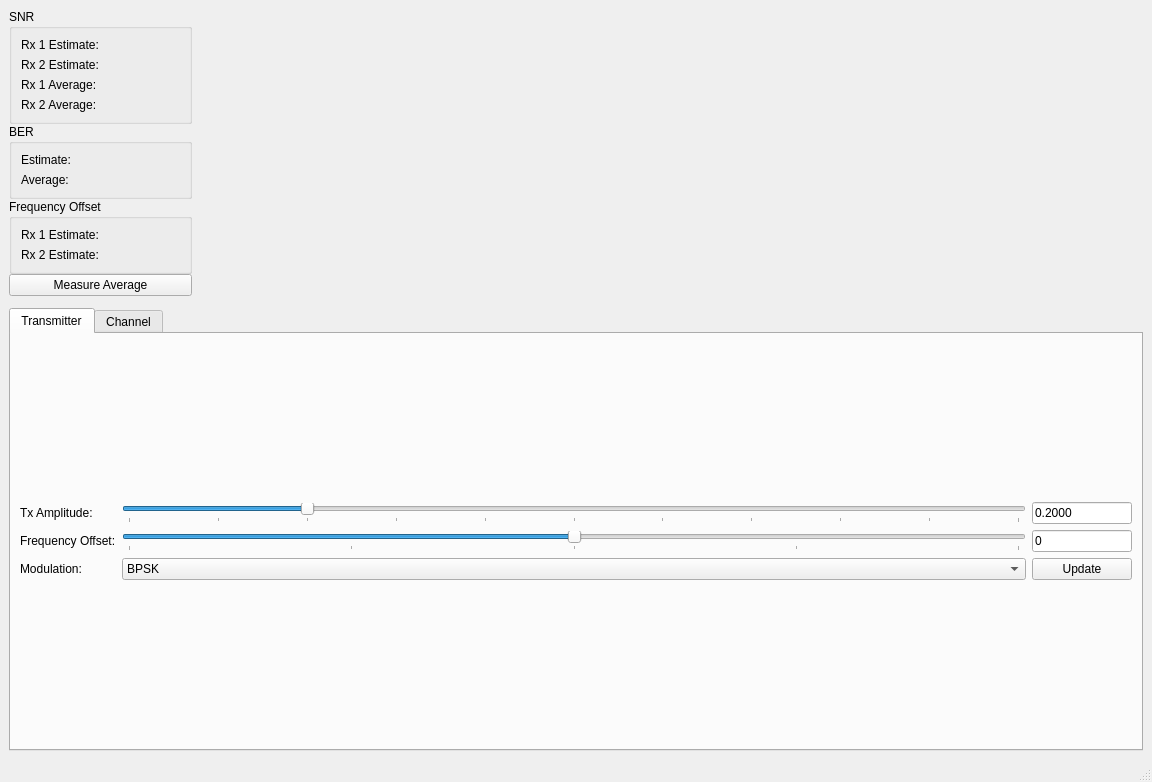
<?xml version="1.0" encoding="UTF-8"?>
<ui version="4.0">
 <class>MainWindow</class>
 <widget class="QMainWindow" name="MainWindow">
  <property name="geometry">
   <rect>
    <x>0</x>
    <y>0</y>
    <width>1152</width>
    <height>782</height>
   </rect>
  </property>
  <property name="windowTitle">
   <string>MainWindow</string>
  </property>
  <widget class="QWidget" name="centralwidget">
   <layout class="QVBoxLayout" name="verticalLayout_2">
    <item>
     <layout class="QHBoxLayout" name="horizontalLayout">
      <item>
       <layout class="QVBoxLayout" name="verticalLayout">
        <property name="spacing">
         <number>0</number>
        </property>
        <item>
         <widget class="QGroupBox" name="groupBox_2">
          <property name="title">
           <string>SNR</string>
          </property>
          <layout class="QFormLayout" name="formLayout">
           <property name="fieldGrowthPolicy">
            <enum>QFormLayout::AllNonFixedFieldsGrow</enum>
           </property>
           <property name="horizontalSpacing">
            <number>6</number>
           </property>
           <item row="0" column="0">
            <widget class="QLabel" name="label_3">
             <property name="text">
              <string>Rx 1 Estimate:</string>
             </property>
            </widget>
           </item>
           <item row="0" column="1">
            <widget class="QLabel" name="labelSNREstimate">
             <property name="minimumSize">
              <size>
               <width>75</width>
               <height>0</height>
              </size>
             </property>
             <property name="text">
              <string/>
             </property>
            </widget>
           </item>
           <item row="1" column="0">
            <widget class="QLabel" name="label_5">
             <property name="text">
              <string>Rx 2 Estimate:</string>
             </property>
            </widget>
           </item>
           <item row="1" column="1">
            <widget class="QLabel" name="labelSNR2Estimate">
             <property name="text">
              <string/>
             </property>
            </widget>
           </item>
           <item row="2" column="0">
            <widget class="QLabel" name="label_7">
             <property name="text">
              <string>Rx 1 Average:</string>
             </property>
            </widget>
           </item>
           <item row="2" column="1">
            <widget class="QLabel" name="labelSNRAverage">
             <property name="minimumSize">
              <size>
               <width>75</width>
               <height>0</height>
              </size>
             </property>
             <property name="text">
              <string/>
             </property>
            </widget>
           </item>
           <item row="3" column="0">
            <widget class="QLabel" name="label_6">
             <property name="text">
              <string>Rx 2 Average:</string>
             </property>
            </widget>
           </item>
           <item row="3" column="1">
            <widget class="QLabel" name="labelSNR2Average">
             <property name="text">
              <string/>
             </property>
            </widget>
           </item>
          </layout>
         </widget>
        </item>
        <item>
         <widget class="QGroupBox" name="groupBox">
          <property name="title">
           <string>BER</string>
          </property>
          <layout class="QFormLayout" name="formLayout_2">
           <property name="fieldGrowthPolicy">
            <enum>QFormLayout::AllNonFixedFieldsGrow</enum>
           </property>
           <item row="0" column="0">
            <widget class="QLabel" name="label">
             <property name="text">
              <string>Estimate:</string>
             </property>
            </widget>
           </item>
           <item row="0" column="1">
            <widget class="QLabel" name="labelBEREstimate">
             <property name="minimumSize">
              <size>
               <width>75</width>
               <height>0</height>
              </size>
             </property>
             <property name="text">
              <string/>
             </property>
            </widget>
           </item>
           <item row="2" column="0">
            <widget class="QLabel" name="label_2">
             <property name="text">
              <string>Average:</string>
             </property>
            </widget>
           </item>
           <item row="2" column="1">
            <widget class="QLabel" name="labelBERAverage">
             <property name="minimumSize">
              <size>
               <width>75</width>
               <height>0</height>
              </size>
             </property>
             <property name="text">
              <string/>
             </property>
            </widget>
           </item>
          </layout>
         </widget>
        </item>
        <item>
         <widget class="QGroupBox" name="groupBox_3">
          <property name="title">
           <string>Frequency Offset</string>
          </property>
          <layout class="QFormLayout" name="formLayout_3">
           <property name="fieldGrowthPolicy">
            <enum>QFormLayout::AllNonFixedFieldsGrow</enum>
           </property>
           <item row="0" column="0">
            <widget class="QLabel" name="label_12">
             <property name="text">
              <string>Rx 1 Estimate:</string>
             </property>
            </widget>
           </item>
           <item row="1" column="0">
            <widget class="QLabel" name="label_8">
             <property name="text">
              <string>Rx 2 Estimate:</string>
             </property>
            </widget>
           </item>
           <item row="0" column="1">
            <widget class="QLabel" name="labelFreqoffsetEstimate">
             <property name="minimumSize">
              <size>
               <width>75</width>
               <height>0</height>
              </size>
             </property>
             <property name="text">
              <string/>
             </property>
            </widget>
           </item>
           <item row="1" column="1">
            <widget class="QLabel" name="label_13">
             <property name="text">
              <string/>
             </property>
            </widget>
           </item>
          </layout>
         </widget>
        </item>
        <item>
         <widget class="QPushButton" name="pushButtonMeasure">
          <property name="toolTip">
           <string>Average over plotted values</string>
          </property>
          <property name="text">
           <string>Measure Average</string>
          </property>
         </widget>
        </item>
       </layout>
      </item>
      <item>
       <widget class="QwtPlot" name="qwtPlotSNR"/>
      </item>
      <item>
       <widget class="QwtPlot" name="qwtPlotSNR2"/>
      </item>
      <item>
       <widget class="QwtPlot" name="qwtPlotBER"/>
      </item>
      <item>
       <widget class="QwtPlot" name="qwtPlotFreqoffset"/>
      </item>
      <item>
       <widget class="QwtPlot" name="qwtPlotFreqoffset2"/>
      </item>
      <item>
       <widget class="QwtPlot" name="qwtPlotRate"/>
      </item>
     </layout>
    </item>
    <item>
     <layout class="QHBoxLayout" name="horizontalLayout_2" stretch="0,0,0">
      <item>
       <widget class="QwtPlot" name="qwtPlotCSI">
        <property name="toolTip">
         <string>select subcarrier</string>
        </property>
       </widget>
      </item>
      <item>
       <widget class="QwtPlot" name="qwtPlotCSI2">
        <property name="toolTip">
         <string>select subcarrier</string>
        </property>
       </widget>
      </item>
      <item>
       <widget class="QwtPlot" name="qwtPlotScatter">
        <property name="enabled">
         <bool>true</bool>
        </property>
       </widget>
      </item>
     </layout>
    </item>
    <item>
     <widget class="QTabWidget" name="tabWidget">
      <property name="currentIndex">
       <number>0</number>
      </property>
      <widget class="QWidget" name="tabTransmitter">
       <attribute name="title">
        <string>Transmitter</string>
       </attribute>
       <layout class="QVBoxLayout" name="verticalLayout_3">
        <item>
         <layout class="QGridLayout" name="gridLayout">
          <item row="0" column="0">
           <widget class="QLabel" name="label_9">
            <property name="text">
             <string>Tx Amplitude:</string>
            </property>
           </widget>
          </item>
          <item row="0" column="1">
           <widget class="QSlider" name="horizontalSliderAmplitude">
            <property name="maximum">
             <number>10000</number>
            </property>
            <property name="singleStep">
             <number>10</number>
            </property>
            <property name="pageStep">
             <number>10</number>
            </property>
            <property name="value">
             <number>2000</number>
            </property>
            <property name="sliderPosition">
             <number>2000</number>
            </property>
            <property name="orientation">
             <enum>Qt::Horizontal</enum>
            </property>
            <property name="tickPosition">
             <enum>QSlider::TicksBelow</enum>
            </property>
            <property name="tickInterval">
             <number>1000</number>
            </property>
           </widget>
          </item>
          <item row="0" column="2">
           <widget class="QLineEdit" name="lineEditAmplitude">
            <property name="maximumSize">
             <size>
              <width>100</width>
              <height>16777215</height>
             </size>
            </property>
            <property name="text">
             <string>0.2000</string>
            </property>
           </widget>
          </item>
          <item row="1" column="0">
           <widget class="QLabel" name="label_10">
            <property name="text">
             <string>Frequency Offset:</string>
            </property>
           </widget>
          </item>
          <item row="1" column="1">
           <widget class="QSlider" name="horizontalSliderOffset">
            <property name="minimum">
             <number>-100</number>
            </property>
            <property name="maximum">
             <number>100</number>
            </property>
            <property name="pageStep">
             <number>1</number>
            </property>
            <property name="orientation">
             <enum>Qt::Horizontal</enum>
            </property>
            <property name="tickPosition">
             <enum>QSlider::TicksBelow</enum>
            </property>
            <property name="tickInterval">
             <number>50</number>
            </property>
           </widget>
          </item>
          <item row="1" column="2">
           <widget class="QLineEdit" name="lineEditOffset">
            <property name="maximumSize">
             <size>
              <width>100</width>
              <height>16777215</height>
             </size>
            </property>
            <property name="text">
             <string>0</string>
            </property>
           </widget>
          </item>
          <item row="2" column="0">
           <widget class="QLabel" name="label_11">
            <property name="text">
             <string>Modulation:</string>
            </property>
           </widget>
          </item>
          <item row="2" column="1">
           <widget class="QComboBox" name="comboBoxModulation">
            <item>
             <property name="text">
              <string>BPSK</string>
             </property>
            </item>
            <item>
             <property name="text">
              <string>QPSK</string>
             </property>
            </item>
            <item>
             <property name="text">
              <string>8-PSK</string>
             </property>
            </item>
            <item>
             <property name="text">
              <string>16-QAM</string>
             </property>
            </item>
            <item>
             <property name="text">
              <string>32-QAM</string>
             </property>
            </item>
            <item>
             <property name="text">
              <string>64-QAM</string>
             </property>
            </item>
            <item>
             <property name="text">
              <string>128-QAM</string>
             </property>
            </item>
            <item>
             <property name="text">
              <string>256-QAM</string>
             </property>
            </item>
           </widget>
          </item>
          <item row="2" column="2">
           <widget class="QPushButton" name="pushButtonUpdate">
            <property name="maximumSize">
             <size>
              <width>100</width>
              <height>16777215</height>
             </size>
            </property>
            <property name="text">
             <string>Update</string>
            </property>
           </widget>
          </item>
         </layout>
        </item>
       </layout>
      </widget>
      <widget class="QWidget" name="tabChannel">
       <attribute name="title">
        <string>Channel</string>
       </attribute>
       <layout class="QGridLayout" name="gridLayout_2">
        <item row="0" column="0">
         <widget class="QLabel" name="label_4">
          <property name="text">
           <string>Channel Model:</string>
          </property>
         </widget>
        </item>
        <item row="1" column="1">
         <spacer name="verticalSpacer">
          <property name="orientation">
           <enum>Qt::Vertical</enum>
          </property>
          <property name="sizeHint" stdset="0">
           <size>
            <width>20</width>
            <height>40</height>
           </size>
          </property>
         </spacer>
        </item>
        <item row="0" column="1">
         <widget class="QComboBox" name="comboBoxChannelModel">
          <item>
           <property name="text">
            <string>ITU Vehicular A</string>
           </property>
          </item>
          <item>
           <property name="text">
            <string>ITU Vehicular B</string>
           </property>
          </item>
          <item>
           <property name="text">
            <string>ITU Pedestrian A</string>
           </property>
          </item>
          <item>
           <property name="text">
            <string>ITU Pedestrian B</string>
           </property>
          </item>
          <item>
           <property name="text">
            <string>COST207 RA</string>
           </property>
          </item>
          <item>
           <property name="text">
            <string>COST207 RA6</string>
           </property>
          </item>
          <item>
           <property name="text">
            <string>COST207 TU</string>
           </property>
          </item>
          <item>
           <property name="text">
            <string>COST207 TU6alt</string>
           </property>
          </item>
          <item>
           <property name="text">
            <string>COST207 TU12</string>
           </property>
          </item>
          <item>
           <property name="text">
            <string>COST207 TU12alt</string>
           </property>
          </item>
          <item>
           <property name="text">
            <string>COST207 BU</string>
           </property>
          </item>
          <item>
           <property name="text">
            <string>COST207 BU6alt</string>
           </property>
          </item>
          <item>
           <property name="text">
            <string>COST207 BU12</string>
           </property>
          </item>
          <item>
           <property name="text">
            <string>COST207 BU12alt</string>
           </property>
          </item>
          <item>
           <property name="text">
            <string>COST207 HT</string>
           </property>
          </item>
          <item>
           <property name="text">
            <string>COST207 HT6alt</string>
           </property>
          </item>
          <item>
           <property name="text">
            <string>COST207 HT12</string>
           </property>
          </item>
          <item>
           <property name="text">
            <string>COST207 HT12alt</string>
           </property>
          </item>
          <item>
           <property name="text">
            <string>COST259 TUx</string>
           </property>
          </item>
          <item>
           <property name="text">
            <string>COST259 RAx</string>
           </property>
          </item>
          <item>
           <property name="text">
            <string>COST259 HTx</string>
           </property>
          </item>
         </widget>
        </item>
        <item row="0" column="2">
         <spacer name="horizontalSpacer">
          <property name="orientation">
           <enum>Qt::Horizontal</enum>
          </property>
          <property name="sizeHint" stdset="0">
           <size>
            <width>40</width>
            <height>20</height>
           </size>
          </property>
         </spacer>
        </item>
       </layout>
      </widget>
     </widget>
    </item>
   </layout>
   <zorder></zorder>
   <zorder>tabWidget</zorder>
   <zorder></zorder>
  </widget>
  <widget class="QMenuBar" name="menubar">
   <property name="geometry">
    <rect>
     <x>0</x>
     <y>0</y>
     <width>1152</width>
     <height>25</height>
    </rect>
   </property>
  </widget>
  <widget class="QStatusBar" name="statusbar"/>
  <action name="actionQuit">
   <property name="text">
    <string>Quit</string>
   </property>
  </action>
 </widget>
 <customwidgets>
  <customwidget>
   <class>QwtPlot</class>
   <extends>QFrame</extends>
   <header>qwt_plot.h</header>
  </customwidget>
 </customwidgets>
 <resources/>
 <connections/>
</ui>
